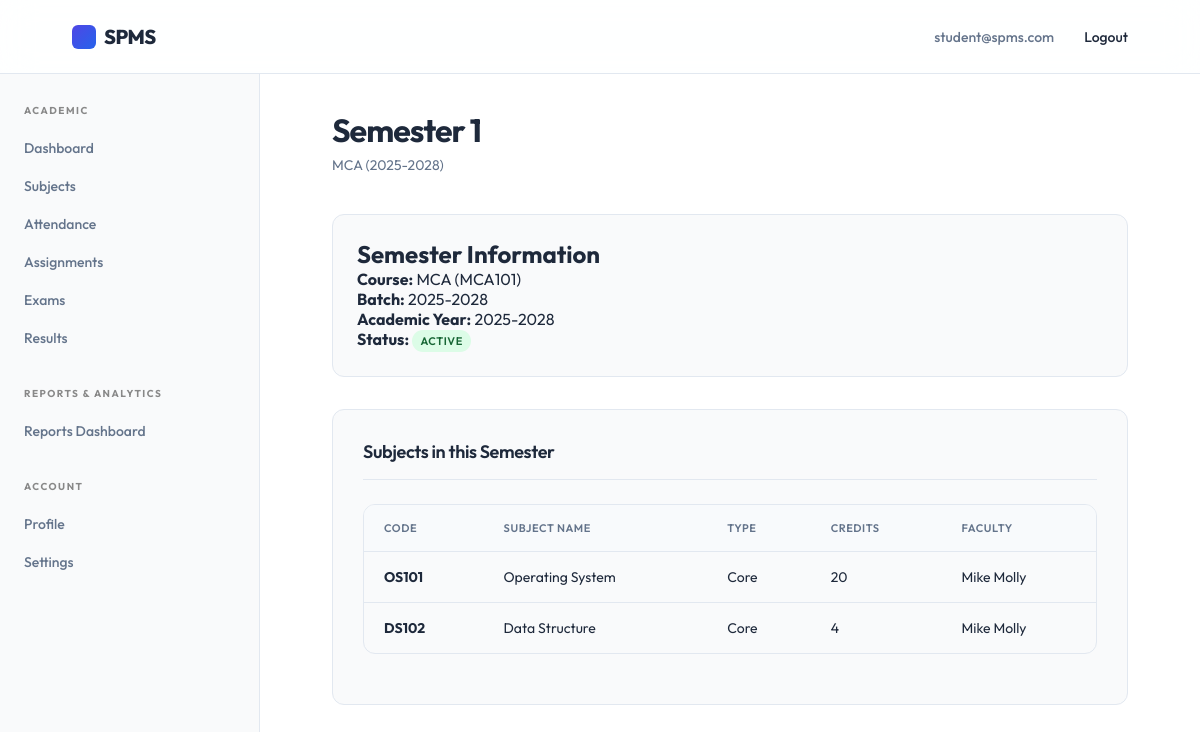
Screenshot of /student/semesters/1/ (signed in) with the database file from the repository.
### accounts/models.py (models this page shows, shortened)
class User(AbstractUser):
    class RoleChoices(models.TextChoices):
        STUDENT = 'student', 'Student'
        FACULTY = 'faculty', 'Faculty'
        ADMIN = 'admin', 'Admin'
    username = None
    email = models.EmailField(unique=True)
    role = models.CharField(max_length=20, choices=RoleChoices.choices, default=RoleChoices.STUDENT)
    contact_number = models.CharField(max_length=15, blank=True, null=True)
    deactivated_at = models.DateTimeField(blank=True, null=True)
    updated_at = models.DateTimeField(auto_now=True)
    USERNAME_FIELD = 'email'
    REQUIRED_FIELDS = []
    objects = CustomUserManager()

### students/models.py (models this page shows, shortened)
class StudentSemester(models.Model):
    class StatusChoices(models.TextChoices):
        ACTIVE = 'active', 'Active'
        COMPLETED = 'completed', 'Completed'
        BACKLOG = 'backlog', 'Backlog'
    student = models.ForeignKey(Student, on_delete=models.CASCADE, related_name='semesters')
    semester = models.ForeignKey('academics.Semester', on_delete=models.CASCADE, related_name='students')
    academic_year = models.CharField(max_length=9)
    status = models.CharField(max_length=20, choices=StatusChoices.choices, default=StatusChoices.ACTIVE)
    class Meta:
        constraints = [
            models.UniqueConstraint(fields=['student', 'semester', 'academic_year'], name='unique_student_semester')
        ]

### academics/models.py (models this page shows, shortened)
class Semester(models.Model):
    course_batch = models.ForeignKey(CourseBatch, on_delete=models.CASCADE, related_name='semesters')
    semester_number = models.PositiveIntegerField()
    class Meta:
        constraints = [
            models.UniqueConstraint(fields=['course_batch', 'semester_number'], name='unique_semester')
        ]

class CourseBatch(models.Model):
    course = models.ForeignKey(Course, on_delete=models.CASCADE, related_name='batches')
    academic_year = models.CharField(max_length=9, help_text="e.g. 2023-2024")
    class Meta:
        constraints = [
            models.UniqueConstraint(fields=['course', 'academic_year'], name='unique_course_batch')
        ]

class Course(models.Model):
    name = models.CharField(max_length=100)
    code = models.CharField(max_length=20, unique=True)
    department = models.ForeignKey(Department, on_delete=models.CASCADE, related_name='courses')
    duration_years = models.PositiveIntegerField()

class SubjectOffering(models.Model):
    class SubjectType(models.TextChoices):
        CORE = 'core', 'Core'
        ELECTIVE = 'elective', 'Elective'
        LAB = 'lab', 'Lab'
        PROJECT = 'project', 'Project'
    subject = models.ForeignKey(Subject, on_delete=models.CASCADE, related_name='offerings')
    semester = models.ForeignKey(Semester, on_delete=models.CASCADE, related_name='subject_offerings')
    faculty = models.ForeignKey('faculty.Faculty', on_delete=models.SET_NULL, null=True, blank=True, related_name='subject_offerings')
    subject_type = models.CharField(max_length=20, choices=SubjectType.choices, default=SubjectType.CORE)
    credits = models.PositiveIntegerField()
    class Meta:
        constraints = [
            models.UniqueConstraint(fields=['subject', 'semester'], name='unique_subject_offering')
        ]

class Subject(models.Model):
    name = models.CharField(max_length=150)
    code = models.CharField(max_length=20, unique=True)
    description = models.TextField(blank=True, null=True)

### faculty/models.py (models this page shows, shortened)
class Faculty(models.Model):
    user = models.OneToOneField(settings.AUTH_USER_MODEL, on_delete=models.CASCADE, related_name='faculty_profile')
    department = models.ForeignKey('academics.Department', on_delete=models.SET_NULL, null=True, blank=True, related_name='faculties')
    designation = models.CharField(max_length=100)
    specialization = models.CharField(max_length=150, blank=True, null=True)
    qualification = models.CharField(max_length=150, blank=True, null=True)
    office_email = models.EmailField(blank=True, null=True)
    office_contact = models.CharField(max_length=20, blank=True, null=True)
    date_of_join = models.DateField(blank=True, null=True)
    updated_at = models.DateTimeField(auto_now=True)

### students/views.py (the view)
# urls.py: path('semesters/<int:pk>/', views.SemesterDetailView.as_view(), name='semester_detail'),
@method_decorator(student_required, name='dispatch')
class SemesterDetailView(DetailView):
    template_name = 'student/semester_detail.html'
    context_object_name = 'student_semester'
    def get_object(self):
        return get_object_or_404(
            StudentSemester.objects.select_related('semester', 'semester__course_batch__course'),
            id=self.kwargs['pk'],
            student=self.request.user.student_profile
        )
    def get_context_data(self, **kwargs):
        context = super().get_context_data(**kwargs)
        semester = self.object.semester
        context['offerings'] = SubjectOffering.objects.filter(
            semester=semester
        ).select_related('subject', 'faculty', 'faculty__user')
        return context

### templates/student/semester_detail.html (shortened to what this page needs)
{% extends 'student/base.html' %}
{% block page_title %}Semester {{ student_semester.semester.semester_number }}{% endblock %}
{% block page_subtitle %}{{ student_semester.semester.course_batch.course.name }} ({{ student_semester.academic_year }}){% endblock %}
{% block dashboard_content %}
<div class="card" style="margin-bottom: 2rem;">
    <h2>Semester Information</h2>
    <p><strong>Course:</strong> {{ student_semester.semester.course_batch.course.name }} ({{ student_semester.semester.course_batch.course.code }})</p>
    <p><strong>Batch:</strong> {{ student_semester.semester.course_batch.academic_year }}</p>
    <p><strong>Academic Year:</strong> {{ student_semester.academic_year }}</p>
    <p><strong>Status:</strong> <span class="badge {% if student_semester.status == 'active' %}badge-success{% else %}badge-neutral{% endif %}">{{ student_semester.status|title }}</span></p>
</div>
<div class="dashboard-section">
    <div class="section-header">
        <h2 class="section-title">Subjects in this Semester</h2>
    </div>
    <div class="table-responsive">
        <table class="table">
            <thead>
                <tr>
                    <th>Code</th>
                    <th>Subject Name</th>
                    <th>Type</th>
                    <th>Credits</th>
                    <th>Faculty</th>
                </tr>
            </thead>
            <tbody>
                {% for offering in offerings %}
                <tr>
                    <td><strong>{{ offering.subject.code }}</strong></td>
                    <td>{{ offering.subject.name }}</td>
                    <td>{{ offering.get_subject_type_display }}</td>
                    <td>{{ offering.credits }}</td>
                    <td>{{ offering.faculty.user.get_full_name|default:offering.faculty.user.email|default:"Not Assigned" }}</td>
                </tr>
                {% empty %}
                <tr><td colspan="5" class="empty-state">No subjects found for this semester.</td></tr>
                {% endfor %}
            </tbody>
        </table>
    </div>
</div>
{% endblock %}

### templates/components/navbar.html (shortened to what this page needs)
<header class="navbar">
    <a href="{% if request.user.is_authenticated %}{% if request.user.role == 'admin' or request.user.is_superuser %}{% url 'spms_admin:dashboard' %}{% elif request.user.role == 'faculty' %}{% url 'faculty:dashboard' %}{% else %}{% url 'students:dashboard' %}{% endif %}{% else %}{% url 'landing_page' %}{% endif %}" class="brand" aria-label="SPMS home">
        <span class="brand-mark"></span>
        SPMS
    </a>
    <nav class="nav-links" aria-label="User navigation">
        {% if request.user.is_authenticated %}
            <span style="color: var(--muted);">{{ request.user.email }}</span>
            <form action="{% url 'accounts:logout' %}" method="post" style="display:inline;">
                <button type="submit" style="background:none;border:none;cursor:pointer;font-family:inherit;font-size:inherit;font-weight:inherit;color:inherit;" class="nav-links a">Logout</button>
            </form>
        {% else %}
            {% if request.resolver_match.url_name != 'login' %}
                <a href="{% url 'accounts:login' %}">Login</a>
            {% endif %}
        {% endif %}
    </nav>
</header>

### static/style.css (style rules this page uses)
:root { --bg: #f9fafb; --text: #1e293b; --muted: #64748b; --line: #e2e8f0; --soft: #ffffff; --primary: #4f46e5; --primary-hover: #4338ca; --accent: #2563eb; --black: #0f172a; --radius: 12px; --glass-bg: rgba(255, 255, 255, 0.85); --glass-border: rgba(255, 255, 255, 0.6); --glass-shadow: 0 10px 40px 0 rgba(31, 38, 135, 0.05); }
* { box-sizing: border-box; margin: 0; padding: 0; scrollbar-width: thin; scrollbar-color: rgba(0, 0, 0, 0.2) var(--bg); }
html { scroll-behavior: smooth; }
body { min-height: 100vh; background: var(--bg); color: var(--text); font-family: 'Outfit', Arial, sans-serif; -webkit-font-smoothing: antialiased; }
a { color: inherit; text-decoration: none; }
.navbar { height: 74px; width: 100%; display: flex; align-items: center; justify-content: space-between; padding: 0 6vw; background: rgba(255, 255, 255, 0.85); backdrop-filter: blur(16px); -webkit-backdrop-filter: blur(16px); border-bottom: 1px solid var(--line); position: sticky; top: 0; z-index: 100; }
.brand { font-size: 20px; font-weight: 800; letter-spacing: -0.5px; display: flex; align-items: center; gap: 8px; }
.brand-mark { width: 24px; height: 24px; background: linear-gradient(135deg, var(--primary), var(--accent)); border-radius: 6px; display: inline-block; }
.nav-links { display: flex; gap: 30px; font-size: 14px; font-weight: 500; }

### static/dashboard.css (style rules this page uses)
.dashboard-section { background: var(--bg); border: 1px solid var(--line); border-radius: var(--radius); padding: 30px; margin-bottom: 30px; }
.section-header { display: flex; justify-content: space-between; align-items: center; margin-bottom: 24px; padding-bottom: 16px; border-bottom: 1px solid var(--line); }
.section-title { font-size: 18px; font-weight: 600; letter-spacing: -.02em; }
.badge { display: inline-flex; align-items: center; padding: 4px 8px; border-radius: var(--radius); font-size: 11px; font-weight: 600; letter-spacing: .05em; text-transform: uppercase; }
.badge-success { background: #dcfce7; color: #166534; }
.table-responsive { width: 100%; overflow-x: auto; margin-bottom: 20px; border-radius: var(--radius); border: 1px solid var(--line); background: var(--bg); }
.table { width: 100%; border-collapse: collapse; font-size: 14px; text-align: left; }
.table th { background: #f8fafc; color: var(--muted); font-weight: 600; text-transform: uppercase; font-size: 11px; letter-spacing: .05em; padding: 16px 20px; border-bottom: 1px solid var(--line); }
.table td { padding: 16px 20px; border-bottom: 1px solid var(--line); color: var(--text); vertical-align: middle; }
.table tbody tr:last-child td { border-bottom: none; }
.table tbody tr { transition: background-color 0.2s ease; }
.card { background: var(--bg); border: 1px solid var(--line); border-radius: var(--radius); padding: 24px; margin-bottom: 24px; }

### rows the page displays
User: user.email "student@spms.com"
StudentSemester: semester.semester_number "1", semester.course_batch.course.name "MCA", academic_year "2025-2028", semester.course_batch.course.code "MCA101", semester.course_batch.academic_year "2025-2028", status "ACTIVE"
SubjectOffering: subject.code "OS101", subject.name "Operating System", subject_type "Core", credits "20", faculty.user.get_full_name "Mike Molly"
SubjectOffering: subject.code "DS102", subject.name "Data Structure", subject_type "Core", credits "4", faculty.user.get_full_name "Mike Molly"
